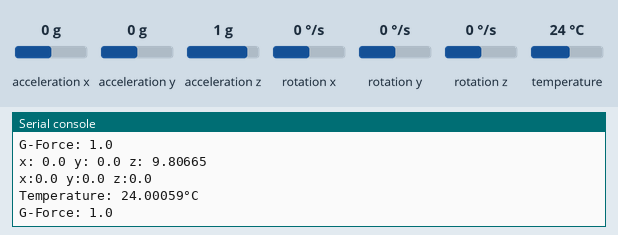
Simulated run of this program. Board: ESP32 board running MicroPython. Shown: the last lines printed to the serial console. Inputs (shaded band) come from the test bench; at power-on: acceleration x 0 g, acceleration y 0 g, acceleration z 1 g, rotation x 0 °/s, rotation y 0 °/s, rotation z 0 °/s, temperature 24 °C. Library files of the repository ran but are not shown: MPU6050.py.

Above: at 1.2 s.
1.3 s: acceleration x set to -1.4 g
At 2.4 s:
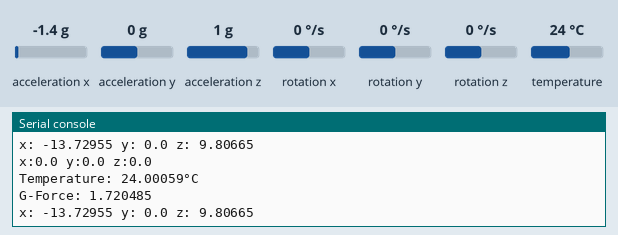
2.8 s: acceleration y set to -1.4 g
At 3.5 s:
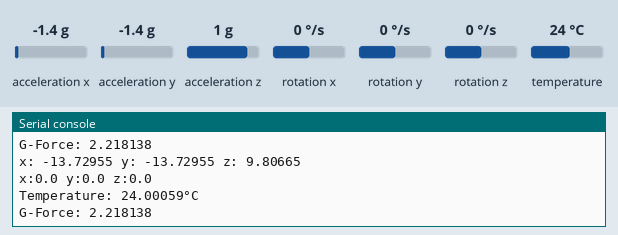
4.3 s: acceleration z set to -1.4 g
At 5.4 s:
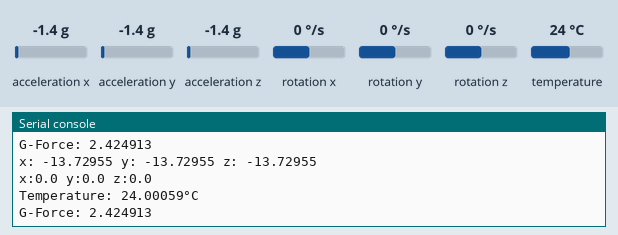
5.8 s: rotation x set to -192 °/s
At 6.9 s:
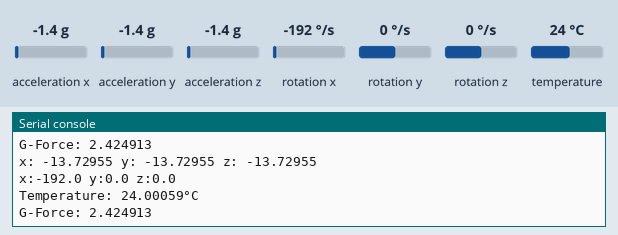
7.3 s: rotation y set to -192 °/s
At 8.2 s:
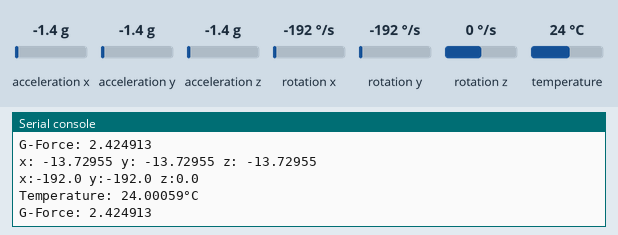
Timing chart, 0 to 9.8 s (numbered marks = the images above; inputs shaded):
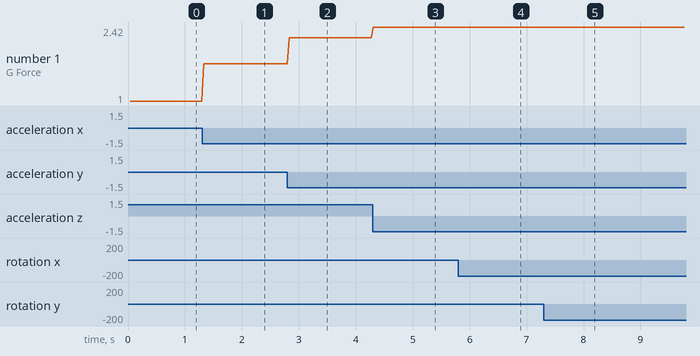

The program:

gy-511-test.py
```python
from MPU6050 import MPU6050

from os import listdir, chdir
from machine import Pin
from time import sleep_ms

mpu = MPU6050()

while True:
    accel = mpu.read_accel_data() # read the accelerometer [ms^-2]
    aX = accel["x"]
    aY = accel["y"]
    aZ = accel["z"]
    print("x: " + str(aX) + " y: " + str(aY) + " z: " + str(aZ))

    # Gyroscope Data
    gyro = mpu.read_gyro_data()   # read the gyro [deg/s]
    gX = gyro["x"]
    gY = gyro["y"]
    gZ = gyro["z"]
    print("x:" + str(gX) + " y:" + str(gY) + " z:" + str(gZ))

        # Rough Temperature
    temp = mpu.read_temperature()   # read the device temperature [degC]
    print("Temperature: " + str(temp) + "°C")

    # G-Force
    gforce = mpu.read_accel_abs(g=True) # read the absolute acceleration magnitude
    print("G-Force: " + str(gforce))
```

Measured:
- after the input at 1.3 s, the serial console: prints a new line at once (image 1)
- after the input at 2.8 s, the serial console: prints a new line at once (image 2)
- after the input at 4.3 s, the serial console: prints a new line at once (image 3)
- after the input at 5.8 s, the serial console: prints a new line at once (image 4)
- after the input at 7.3 s, the serial console: prints a new line at once (image 5)
- plotted number 1: 1 → 1.72 after the input at 1.3 s, 1.72 → 2.22 after the input at 2.8 s, 2.22 → 2.42 after the input at 4.3 s
